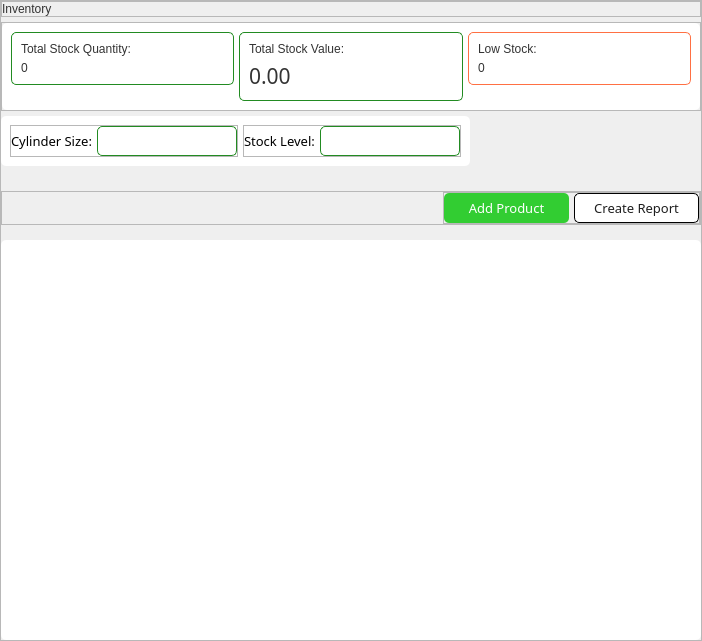
        <widget class="QFrame" name="frame_4">
         <property name="frameShape">
          <enum>QFrame::StyledPanel</enum>
         </property>
         <property name="frameShadow">
          <enum>QFrame::Raised</enum>
         </property>
         <layout class="QVBoxLayout" name="verticalLayout_9">
          <property name="spacing">
           <number>5</number>
          </property>
          <property name="leftMargin">
           <number>0</number>
          </property>
          <property name="topMargin">
           <number>0</number>
          </property>
          <property name="rightMargin">
           <number>0</number>
          </property>
          <property name="bottomMargin">
           <number>0</number>
          </property>
          <item>
           <widget class="QFrame" name="frame_76">
            <property name="cursor">
             <cursorShape>ArrowCursor</cursorShape>
            </property>
            <property name="frameShape">
             <enum>QFrame::StyledPanel</enum>
            </property>
            <property name="frameShadow">
             <enum>QFrame::Raised</enum>
            </property>
            <layout class="QHBoxLayout" name="horizontalLayout_73">
             <property name="spacing">
              <number>5</number>
             </property>
             <property name="leftMargin">
              <number>0</number>
             </property>
             <property name="topMargin">
              <number>0</number>
             </property>
             <property name="rightMargin">
              <number>0</number>
             </property>
             <property name="bottomMargin">
              <number>0</number>
             </property>
             <item alignment="Qt::AlignTop">
              <widget class="QLabel" name="label_32">
               <property name="styleSheet">
                <string notr="true">font: 87 16pt &quot;Noto Sans Black&quot;;
color: #333333;</string>
               </property>
               <property name="text">
                <string>Inventory</string>
               </property>
              </widget>
             </item>
            </layout>
           </widget>
          </item>
          <item>
           <widget class="QFrame" name="frame">
            <property name="frameShape">
             <enum>QFrame::StyledPanel</enum>
            </property>
            <property name="frameShadow">
             <enum>QFrame::Raised</enum>
            </property>
            <layout class="QHBoxLayout" name="horizontalLayout">
             <property name="spacing">
              <number>0</number>
             </property>
             <property name="leftMargin">
              <number>0</number>
             </property>
             <property name="topMargin">
              <number>0</number>
             </property>
             <property name="rightMargin">
              <number>0</number>
             </property>
             <property name="bottomMargin">
              <number>0</number>
             </property>
             <item>
              <widget class="QFrame" name="frame_20">
               <property name="styleSheet">
                <string notr="true">#frame_20{
background-color: #fff;
border-radius: 5px;
}</string>
               </property>
               <property name="frameShape">
                <enum>QFrame::StyledPanel</enum>
               </property>
               <property name="frameShadow">
                <enum>QFrame::Raised</enum>
               </property>
               <layout class="QHBoxLayout" name="horizontalLayout_7">
                <property name="spacing">
                 <number>5</number>
                </property>
                <property name="leftMargin">
                 <number>9</number>
                </property>
                <property name="topMargin">
                 <number>9</number>
                </property>
                <property name="rightMargin">
                 <number>9</number>
                </property>
                <property name="bottomMargin">
                 <number>9</number>
                </property>
                <item alignment="Qt::AlignTop">
                 <widget class="QFrame" name="frame_7">
                  <property name="styleSheet">
                   <string notr="true">#frame_7{
background-color: #fff;
border: 1px solid #228B22;
border-radius: 5px;
}</string>
                  </property>
                  <property name="frameShape">
                   <enum>QFrame::StyledPanel</enum>
                  </property>
                  <property name="frameShadow">
                   <enum>QFrame::Raised</enum>
                  </property>
                  <layout class="QVBoxLayout" name="verticalLayout_7">
                   <property name="spacing">
                    <number>5</number>
                   </property>
                   <item>
                    <widget class="QLabel" name="label_12">
                     <property name="maximumSize">
                      <size>
                       <width>16777215</width>
                       <height>30</height>
                      </size>
                     </property>
                     <property name="styleSheet">
                      <string notr="true">font: 63 12pt &quot;Noto Sans SemiBold&quot;;
color: #333333;</string>
                     </property>
                     <property name="text">
                      <string>Total Stock Quantity:</string>
                     </property>
                    </widget>
                   </item>
                   <item>
                    <widget class="QLabel" name="total_stock_quantity_label">
                     <property name="maximumSize">
                      <size>
                       <width>16777215</width>
                       <height>30</height>
                      </size>
                     </property>
                     <property name="styleSheet">
                      <string notr="true">font: 87 16pt &quot;Noto Sans Black&quot;;
color: #333333;
</string>
                     </property>
                     <property name="text">
                      <string>0</string>
                     </property>
                    </widget>
                   </item>
                  </layout>
                 </widget>
                </item>
                <item alignment="Qt::AlignTop">
                 <widget class="QFrame" name="frame_8">
                  <property name="styleSheet">
                   <string notr="true">#frame_8{
background-color: #fff;
border: 1px solid #228B22;
border-radius: 5px;
}</string>
                  </property>
                  <property name="frameShape">
                   <enum>QFrame::StyledPanel</enum>
                  </property>
                  <property name="frameShadow">
                   <enum>QFrame::Raised</enum>
                  </property>
                  <layout class="QVBoxLayout" name="verticalLayout_8">
                   <property name="spacing">
                    <number>5</number>
                   </property>
                   <item>
                    <widget class="QLabel" name="label_15">
                     <property name="maximumSize">
                      <size>
                       <width>16777215</width>
                       <height>30</height>
                      </size>
                     </property>
                     <property name="styleSheet">
                      <string notr="true">font: 63 12pt &quot;Noto Sans SemiBold&quot;;
color: #333333;</string>
                     </property>
                     <property name="text">
                      <string>Total Stock Value:</string>
                     </property>
                    </widget>
                   </item>
                   <item>
                    <widget class="QLabel" name="inventoryTotalValue_label">
                     <property name="sizePolicy">
                      <sizepolicy hsizetype="Fixed" vsizetype="Preferred">
                       <horstretch>0</horstretch>
                       <verstretch>0</verstretch>
                      </sizepolicy>
                     </property>
                     <property name="maximumSize">
                      <size>
                       <width>16777215</width>
                       <height>30</height>
                      </size>
                     </property>
                     <property name="font">
                      <font>
                       <family>Noto Sans Black</family>
                       <pointsize>16</pointsize>
                       <weight>10</weight>
                       <italic>false</italic>
                       <bold>false</bold>
                      </font>
                     </property>
                     <property name="styleSheet">
                      <string notr="true">font: 87 16pt &quot;Noto Sans Black&quot;;
color: #333333;

</string>
                     </property>
                     <property name="text">
                      <string>0.00</string>
                     </property>
                    </widget>
                   </item>
                  </layout>
                 </widget>
                </item>
                <item alignment="Qt::AlignTop">
                 <widget class="QFrame" name="frame_21">
                  <property name="styleSheet">
                   <string notr="true">#frame_21{
background-color: #fff;
border: 1px solid #FF7043;
border-radius: 5px;
}</string>
                  </property>
                  <property name="frameShape">
                   <enum>QFrame::StyledPanel</enum>
                  </property>
                  <property name="frameShadow">
                   <enum>QFrame::Raised</enum>
                  </property>
                  <layout class="QVBoxLayout" name="verticalLayout_10">
                   <property name="spacing">
                    <number>5</number>
                   </property>
                   <item>
                    <widget class="QLabel" name="label_17">
                     <property name="maximumSize">
                      <size>
                       <width>16777215</width>
                       <height>30</height>
                      </size>
                     </property>
                     <property name="styleSheet">
                      <string notr="true">font: 63 12pt &quot;Noto Sans SemiBold&quot;;
color: #333333;</string>
                     </property>
                     <property name="text">
                      <string>Low Stock:</string>
                     </property>
                    </widget>
                   </item>
                   <item>
                    <widget class="QLabel" name="low_stock_label">
                     <property name="maximumSize">
                      <size>
                       <width>16777215</width>
                       <height>30</height>
                      </size>
                     </property>
                     <property name="styleSheet">
                      <string notr="true">font: 87 16pt &quot;Noto Sans Black&quot;;
color: #333333;
</string>
                     </property>
                     <property name="text">
                      <string>0</string>
                     </property>
                    </widget>
                   </item>
                  </layout>
                 </widget>
                </item>
               </layout>
              </widget>
             </item>
            </layout>
           </widget>
          </item>
          <item alignment="Qt::AlignLeft">
           <widget class="QFrame" name="frame_64">
            <property name="styleSheet">
             <string notr="true">#frame_64{
background-color: #fff;
border-radius: 5px;
}</string>
            </property>
            <property name="frameShape">
             <enum>QFrame::StyledPanel</enum>
            </property>
            <property name="frameShadow">
             <enum>QFrame::Raised</enum>
            </property>
            <layout class="QHBoxLayout" name="horizontalLayout_61">
             <property name="spacing">
              <number>5</number>
             </property>
             <property name="leftMargin">
              <number>9</number>
             </property>
             <property name="topMargin">
              <number>9</number>
             </property>
             <property name="rightMargin">
              <number>9</number>
             </property>
             <property name="bottomMargin">
              <number>9</number>
             </property>
             <item alignment="Qt::AlignLeft">
              <widget class="QFrame" name="frame_65">
               <property name="styleSheet">
                <string notr="true">#frame_4 *{
font: 10pt &quot;Inter&quot;;
color: #000;
}
QComboBox{
font: 10pt &quot;Inter&quot;;
background-color: #fff;
border: 1px solid #228B22;
border-radius: 5px;
padding: 5px
}
QComboBox::drop-down{
border: none;
background: transparent;
}
QComboBox::down-arrow {
image: none;               
border: none;              
width: 0; height: 0;       
border-left: 5px solid none; 
border-right: 5px solid none;
border-top: 7px solid #228B22; 
margin: 0;
}</string>
               </property>
               <property name="frameShape">
                <enum>QFrame::StyledPanel</enum>
               </property>
               <property name="frameShadow">
                <enum>QFrame::Raised</enum>
               </property>
               <layout class="QHBoxLayout" name="horizontalLayout_62">
                <property name="spacing">
                 <number>5</number>
                </property>
                <property name="leftMargin">
                 <number>0</number>
                </property>
                <property name="topMargin">
                 <number>0</number>
                </property>
                <property name="rightMargin">
                 <number>0</number>
                </property>
                <property name="bottomMargin">
                 <number>0</number>
                </property>
                <item>
                 <widget class="QLabel" name="label_28">
                  <property name="maximumSize">
                   <size>
                    <width>90</width>
                    <height>16777215</height>
                   </size>
                  </property>
                  <property name="font">
                   <font>
                    <family>Noto Sans SemiBold</family>
                    <pointsize>10</pointsize>
                    <weight>7</weight>
                    <italic>false</italic>
                    <bold>false</bold>
                   </font>
                  </property>
                  <property name="styleSheet">
                   <string notr="true">font: 63 10pt &quot;Noto Sans SemiBold&quot;;</string>
                  </property>
                  <property name="text">
                   <string>Cylinder Size:</string>
                  </property>
                 </widget>
                </item>
                <item>
                 <widget class="QComboBox" name="cylinderSize_comboBox">
                  <property name="sizePolicy">
                   <sizepolicy hsizetype="Minimum" vsizetype="Fixed">
                    <horstretch>0</horstretch>
                    <verstretch>0</verstretch>
                   </sizepolicy>
                  </property>
                  <property name="minimumSize">
                   <size>
                    <width>140</width>
                    <height>30</height>
                   </size>
                  </property>
                  <property name="maximumSize">
                   <size>
                    <width>140</width>
                    <height>30</height>
                   </size>
                  </property>
                 </widget>
                </item>
               </layout>
              </widget>
             </item>
             <item alignment="Qt::AlignLeft">
              <widget class="QFrame" name="frame_5">
               <property name="styleSheet">
                <string notr="true">#frame_5 *{
font: 10pt &quot;Inter&quot;;
color: #000;
}
QComboBox{
font: 10pt &quot;Inter&quot;;
background-color: #fff;
border: 1px solid #228B22;
border-radius: 5px;
padding: 5px
}
QComboBox::drop-down{
border: none;
background: transparent;
}
QComboBox::down-arrow {
image: none;               
border: none;              
width: 0; height: 0;       
border-left: 5px solid none; 
border-right: 5px solid none;
border-top: 7px solid #228B22; 
margin: 0;
}</string>
               </property>
               <property name="frameShape">
                <enum>QFrame::StyledPanel</enum>
               </property>
               <property name="frameShadow">
                <enum>QFrame::Raised</enum>
               </property>
               <layout class="QHBoxLayout" name="horizontalLayout_2">
                <property name="spacing">
                 <number>5</number>
                </property>
                <property name="leftMargin">
                 <number>0</number>
                </property>
                <property name="topMargin">
                 <number>0</number>
                </property>
                <property name="rightMargin">
                 <number>0</number>
                </property>
                <property name="bottomMargin">
                 <number>0</number>
                </property>
                <item>
                 <widget class="QLabel" name="label_29">
                  <property name="maximumSize">
                   <size>
                    <width>90</width>
                    <height>16777215</height>
                   </size>
                  </property>
                  <property name="font">
                   <font>
                    <family>Noto Sans SemiBold</family>
                    <pointsize>10</pointsize>
                    <weight>7</weight>
                    <italic>false</italic>
                    <bold>false</bold>
                   </font>
                  </property>
                  <property name="styleSheet">
                   <string notr="true">font: 63 10pt &quot;Noto Sans SemiBold&quot;;</string>
                  </property>
                  <property name="text">
                   <string>Stock Level:</string>
                  </property>
                 </widget>
                </item>
                <item>
                 <widget class="QComboBox" name="stock_level_comboBox">
                  <property name="sizePolicy">
                   <sizepolicy hsizetype="Minimum" vsizetype="Fixed">
                    <horstretch>0</horstretch>
                    <verstretch>0</verstretch>
                   </sizepolicy>
                  </property>
                  <property name="minimumSize">
                   <size>
                    <width>140</width>
                    <height>30</height>
                   </size>
                  </property>
                  <property name="maximumSize">
                   <size>
                    <width>140</width>
                    <height>30</height>
                   </size>
                  </property>
                 </widget>
                </item>
               </layout>
              </widget>
             </item>
            </layout>
           </widget>
          </item>
          <item>
           <spacer name="verticalSpacer_2">
            <property name="orientation">
             <enum>Qt::Vertical</enum>
            </property>
            <property name="sizeType">
             <enum>QSizePolicy::Fixed</enum>
            </property>
            <property name="sizeHint" stdset="0">
             <size>
              <width>20</width>
              <height>20</height>
             </size>
            </property>
           </spacer>
          </item>
          <item>
           <widget class="QFrame" name="frame_77">
            <property name="frameShape">
             <enum>QFrame::StyledPanel</enum>
            </property>
            <property name="frameShadow">
             <enum>QFrame::Raised</enum>
            </property>
            <layout class="QHBoxLayout" name="horizontalLayout_74">
             <property name="spacing">
              <number>5</number>
             </property>
             <property name="leftMargin">
              <number>0</number>
             </property>
             <property name="topMargin">
              <number>0</number>
             </property>
             <property name="rightMargin">
              <number>0</number>
             </property>
             <property name="bottomMargin">
              <number>0</number>
             </property>
             <item alignment="Qt::AlignRight|Qt::AlignTop">
              <widget class="QFrame" name="frame_78">
               <property name="styleSheet">
                <string notr="true">QPushButton{
background-color: #274D60;
border-radius: 5px;
color: #fff;
font: 87 10pt &quot;Noto Sans Black&quot;;
}</string>
               </property>
               <property name="frameShape">
                <enum>QFrame::StyledPanel</enum>
               </property>
               <property name="frameShadow">
                <enum>QFrame::Raised</enum>
               </property>
               <layout class="QHBoxLayout" name="horizontalLayout_75">
                <property name="spacing">
                 <number>5</number>
                </property>
                <property name="leftMargin">
                 <number>0</number>
                </property>
                <property name="topMargin">
                 <number>0</number>
                </property>
                <property name="rightMargin">
                 <number>0</number>
                </property>
                <property name="bottomMargin">
                 <number>0</number>
                </property>
                <item alignment="Qt::AlignVCenter">
                 <widget class="QPushButton" name="setItems">
                  <property name="sizePolicy">
                   <sizepolicy hsizetype="Fixed" vsizetype="Fixed">
                    <horstretch>0</horstretch>
                    <verstretch>0</verstretch>
                   </sizepolicy>
                  </property>
                  <property name="minimumSize">
                   <size>
                    <width>125</width>
                    <height>30</height>
                   </size>
                  </property>
                  <property name="font">
                   <font>
                    <family>Noto Sans Black</family>
                    <pointsize>10</pointsize>
                    <weight>10</weight>
                    <italic>false</italic>
                    <bold>false</bold>
                   </font>
                  </property>
                  <property name="cursor">
                   <cursorShape>PointingHandCursor</cursorShape>
                  </property>
                  <property name="styleSheet">
                   <string notr="true">background-color: #32CD32;
font: 87 10pt &quot;Noto Sans Black&quot;;</string>
                  </property>
                  <property name="text">
                   <string>Add Product</string>
                  </property>
                 </widget>
                </item>
                <item>
                 <widget class="QPushButton" name="print_btn">
                  <property name="sizePolicy">
                   <sizepolicy hsizetype="Fixed" vsizetype="Fixed">
                    <horstretch>0</horstretch>
                    <verstretch>0</verstretch>
                   </sizepolicy>
                  </property>
                  <property name="minimumSize">
                   <size>
                    <width>125</width>
                    <height>30</height>
                   </size>
                  </property>
                  <property name="font">
                   <font>
                    <family>Noto Sans Black</family>
                    <pointsize>10</pointsize>
                    <weight>10</weight>
                    <italic>false</italic>
                    <bold>false</bold>
                   </font>
                  </property>
                  <property name="cursor">
                   <cursorShape>PointingHandCursor</cursorShape>
                  </property>
                  <property name="styleSheet">
                   <string notr="true">background-color: #fff;
border: 1px solid #000;
border-radius: 5px;
padding: 5px;
font: 87 10pt &quot;Noto Sans Black&quot;;
color: #1E1E1E;</string>
                  </property>
                  <property name="text">
                   <string>Create Report</string>
                  </property>
                 </widget>
                </item>
               </layout>
               <zorder>print_btn</zorder>
               <zorder>setItems</zorder>
              </widget>
             </item>
            </layout>
           </widget>
          </item>
          <item>
           <spacer name="verticalSpacer_3">
            <property name="orientation">
             <enum>Qt::Vertical</enum>
            </property>
            <property name="sizeType">
             <enum>QSizePolicy::Fixed</enum>
            </property>
            <property name="sizeHint" stdset="0">
             <size>
              <width>20</width>
              <height>10</height>
             </size>
            </property>
           </spacer>
          </item>
          <item>
           <widget class="QTableWidget" name="tableWidget">
            <property name="sizePolicy">
             <sizepolicy hsizetype="MinimumExpanding" vsizetype="MinimumExpanding">
              <horstretch>0</horstretch>
              <verstretch>0</verstretch>
             </sizepolicy>
            </property>
            <property name="minimumSize">
             <size>
              <width>700</width>
              <height>400</height>
             </size>
            </property>
            <property name="font">
             <font>
              <family>Noto Sans</family>
              <pointsize>10</pointsize>
              <weight>50</weight>
              <italic>false</italic>
              <bold>false</bold>
             </font>
            </property>
            <property name="styleSheet">
             <string notr="true">#tableWidget{
border: none;
background-color: white;
border-radius: 5px;
padding: 10px;
}</string>
            </property>
           </widget>
          </item>
         </layout>
         <zorder>tableWidget</zorder>
         <zorder>frame_76</zorder>
         <zorder>frame</zorder>
         <zorder>frame_64</zorder>
         <zorder>frame_77</zorder>
         <zorder>verticalSpacer_2</zorder>
         <zorder>verticalSpacer_3</zorder>
        </widget>
